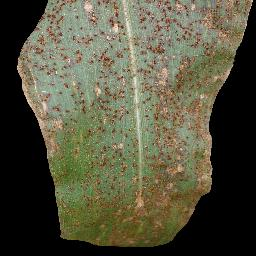
#> input picture Test Image/RS_Rust 2469.JPG, 256 x 256 px
$ python -i preprocessing.py   (imports and definitions only)
#> lines starting #> are read from the running program, lines starting #| are printed output that depends on the picture
#> further down, picture is the input picture: shape (256, 256, 3); mean B, G, R 62.9, 83.8, 85.8
"""
OpenCV preprocessing for MobileNetV2 inference (224x224, normalization, optional luminance correction).
"""
from __future__ import annotations

import cv2
import numpy as np
import tensorflow as tf
from tensorflow.keras.applications.mobilenet_v2 import preprocess_input

TARGET_SIZE = (224, 224)


def preprocess_image(
    image_bgr: np.ndarray,
    *,
    use_histogram_equalization: bool = False,
    normalize_mode: str = "mobilenet",
) -> np.ndarray:
    """
    Mandatory preprocessing pipeline for model input.

    Parameters
    ----------
    image_bgr :
        uint8 image in BGR order (OpenCV default).
    use_histogram_equalization :
        If True, apply histogram equalization on the L channel (LAB) to test luminance correction.
    normalize_mode :
        "mobilenet" — scale inputs as required by `keras.applications.mobilenet_v2.preprocess_input`
        (recommended with ImageNet backbone weights).
        "div255" — divide RGB by 255.0 only (simple [0,1] scaling).

    Returns
    -------
    np.ndarray
        float32 array of shape (1, 224, 224, 3) ready for `model.predict`.
    """
#> called with use_histogram_equalization = False, normalize_mode = 'mobilenet'
    if image_bgr is None or not isinstance(image_bgr, np.ndarray):
        raise ValueError("Invalid image array.")

    if image_bgr.ndim != 3 or image_bgr.shape[2] != 3:
        raise ValueError("Expected a 3-channel BGR image.")

    if image_bgr.dtype != np.uint8:
        image_bgr = np.clip(image_bgr, 0, 255).astype(np.uint8)

    work = image_bgr.copy()

    if use_histogram_equalization:
        lab = cv2.cvtColor(work, cv2.COLOR_BGR2LAB)
        l, a, b = cv2.split(lab)
        l_eq = cv2.equalizeHist(l)
        lab_eq = cv2.merge([l_eq, a, b])
        work = cv2.cvtColor(lab_eq, cv2.COLOR_LAB2BGR)

    resized = cv2.resize(work, TARGET_SIZE, interpolation=cv2.INTER_AREA)
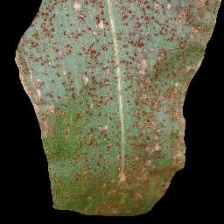
#> resized: shape (224, 224, 3); mean B, G, R 62.9, 83.8, 85.8
    rgb = cv2.cvtColor(resized, cv2.COLOR_BGR2RGB).astype(np.float32)
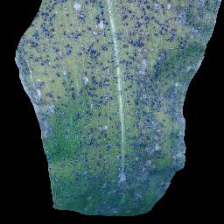
#> rgb: shape (224, 224, 3) float32; mean B, G, R 85.8, 83.8, 62.9

    if normalize_mode == "mobilenet":
        batch = np.expand_dims(rgb, axis=0)
#> (the run stopped early here; a loop or call above may not have finished)

$ run again, on Test Image/b7157976-61c2-4366-87c5-e3de23aa7c10___RS_Early.B 7227.JPG
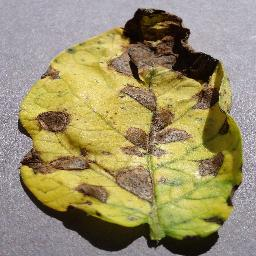
#> input picture Test Image/b7157976-61c2-4366-87c5-e3de23aa7c10___RS_Early.B 7227.JPG, 256 x 256 px
#> picture is the input picture: shape (256, 256, 3); mean B, G, R 105.1, 143.4, 154.3
#> in preprocess_image, `resized = cv2.resize(work, TARGET_SIZE, interpolation=cv2.INTER_AREA)`:
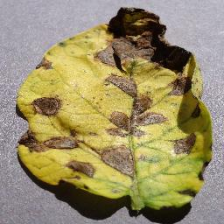
#> resized: shape (224, 224, 3); mean B, G, R 105.1, 143.4, 154.3
#> in preprocess_image, `rgb = cv2.cvtColor(resized, cv2.COLOR_BGR2RGB).astype(np.float32)`:
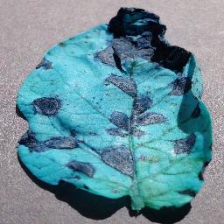
#> rgb: shape (224, 224, 3) float32; mean B, G, R 154.3, 143.4, 105.1

$ run again, on Test Image/ffabbe39-4939-414b-af91-825f80fa4d4a___UF.GRC_BS_Lab Leaf 0870.JPG
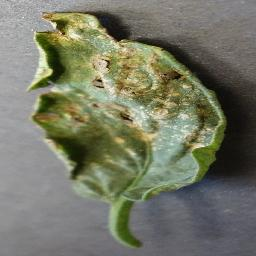
#> input picture Test Image/ffabbe39-4939-414b-af91-825f80fa4d4a___UF.GRC_BS_Lab Leaf 0870.JPG, 256 x 256 px
#> picture is the input picture: shape (256, 256, 3); mean B, G, R 101.9, 119.9, 117.7
#> in preprocess_image, `rgb = cv2.cvtColor(resized, cv2.COLOR_BGR2RGB).astype(np.float32)`:
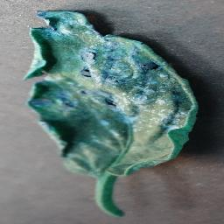
#> rgb: shape (224, 224, 3) float32; mean B, G, R 117.7, 119.9, 101.9
